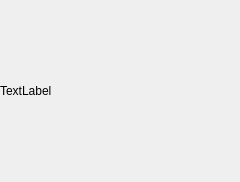
<?xml version="1.0" encoding="UTF-8"?>
<ui version="4.0">
 <class>ViewerCollectionItem</class>
 <widget class="QWidget" name="ViewerCollectionItem">
  <property name="geometry">
   <rect>
    <x>0</x>
    <y>0</y>
    <width>240</width>
    <height>182</height>
   </rect>
  </property>
  <property name="sizePolicy">
   <sizepolicy hsizetype="Preferred" vsizetype="Minimum">
    <horstretch>0</horstretch>
    <verstretch>0</verstretch>
   </sizepolicy>
  </property>
  <property name="windowTitle">
   <string>Form</string>
  </property>
  <property name="styleSheet">
   <string notr="true"/>
  </property>
  <layout class="QHBoxLayout" name="horizontalLayout">
   <property name="spacing">
    <number>5</number>
   </property>
   <property name="margin">
    <number>0</number>
   </property>
   <item>
    <widget class="QLabel" name="collectionTitleLbl">
     <property name="text">
      <string>TextLabel</string>
     </property>
    </widget>
   </item>
  </layout>
 </widget>
 <resources/>
 <connections/>
</ui>
